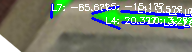
#> input picture raised panel door OS/Process Incoming Door Orders/Inhouse Door Order/test_m11_arrow_debug.png, 192 x 52 px
$ python detect_holes_only.py test_m11_arrow_debug.png out.png
#> lines starting #> are read from the running program, lines starting #| are printed output that depends on the picture; after the words box and inside, x2 and y2 are one past the last pixel; in counts of white or black regions, pixels touching at a corner belong together
#!/usr/bin/env python3
"""
Simplified detector: Only detect contours with holes (inner contours).
"""

import cv2
import numpy as np
from pathlib import Path
import sys

def detect_holes(image_path, output_path=None):
    """
    Detect all contours that have holes inside them.
    """
#> called with image_path = 'test_m11_arrow_debug.png', output_path = 'out.png'
    print(f"Loading image: {image_path}")
    image = cv2.imread(str(image_path))
#> image is the input picture: shape (52, 192, 3); mean B, G, R 111.9, 127.7, 116.7
    if image is None:
        print(f"ERROR: Could not load image")
        return []

    print(f"Image size: {image.shape[1]}x{image.shape[0]}")
#| Image size: 192x52

    # Convert to grayscale
    gray = cv2.cvtColor(image, cv2.COLOR_BGR2GRAY)
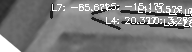
#> gray: shape (52, 192); min 29, max 255, mean 122.6

    # Threshold
    _, binary = cv2.threshold(gray, 0, 255, cv2.THRESH_BINARY + cv2.THRESH_OTSU)
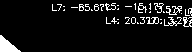
#> binary: shape (52, 192); 7.8% white; 39 white regions (30 under 20 px)

    # Invert if needed
    if np.mean(binary) > 127:
        binary = cv2.bitwise_not(binary)

    # Find contours with hierarchy
    contours, hierarchy = cv2.findContours(binary, cv2.RETR_TREE, cv2.CHAIN_APPROX_SIMPLE)
#> contours = 53 contours, 43 with area under 20; largest, box (x1, y1, x2, y2) and area: (0, 35, 21, 52) 162, (166, 6, 182, 15) 36, (146, 17, 159, 24) 32, (183, 17, 192, 27) 24, (138, 3, 147, 13) 24
    print(f"Found {len(contours)} total contours")
#| Found 53 total contours

    detections = []

    # Check each contour for holes
    for idx, contour in enumerate(contours):
        area = cv2.contourArea(contour)

        # Filter by area - only small to medium shapes (individual digits)
        if area < 100 or area > 2000:
            continue

        x, y, w, h = cv2.boundingRect(contour)

        # Filter by dimensions - only digit-sized shapes
        if w < 10 or h < 15 or w > 80 or h > 100:
            continue

        # Check for holes (child contours)
        has_hole = False
        hole_count = 0

        if hierarchy is not None:
            child_idx = hierarchy[0][idx][2]  # First child
            while child_idx != -1:
                hole_count += 1
                child_idx = hierarchy[0][child_idx][0]  # Next sibling

            if hole_count > 0:
                has_hole = True

        # Check if shape looks like a 9
        # 9 characteristics: taller than wide, has 1 hole, rounded top
        aspect_ratio = w / h if h > 0 else 0
        is_tall = 0.4 < aspect_ratio < 0.9
        has_one_hole = hole_count == 1

        # Check if top is rounded (not straight like "1")
        # Extract top third of the contour
        roi = binary[y:y+h, x:x+w]
        top_third_height = h // 3
        top_roi = roi[:top_third_height, :]

        # Count white pixels in top third rows
        top_widths = []
        for row in top_roi:
            white_pixels = np.sum(row > 0)
            top_widths.append(white_pixels)

        # Rounded top has varying width (curves in/out)
        # Straight top (like "1") has consistent width
        has_rounded_top = False
        if len(top_widths) > 5:
            width_variance = np.std(top_widths)
            width_mean = np.mean(top_widths)
            coefficient_of_variation = width_variance / width_mean if width_mean > 0 else 0
            # Rounded shape has higher variation in width
            has_rounded_top = coefficient_of_variation > 0.15

        # Accept if: has hole AND tall aspect ratio AND rounded top
        if has_hole and is_tall and has_rounded_top:
            detections.append({
                'bbox': (x, y, w, h),
                'hole_count': hole_count,
                'area': area,
                'aspect': aspect_ratio,
                'roundness': coefficient_of_variation,
                'match_type': '9-like (rounded)' if has_one_hole else 'digit (rounded)'
            })
        elif has_hole and is_tall:
            # Keep straight tops for comparison
            detections.append({
                'bbox': (x, y, w, h),
                'hole_count': hole_count,
                'area': area,
                'aspect': aspect_ratio,
                'roundness': coefficient_of_variation if 'coefficient_of_variation' in locals() else 0,
                'match_type': 'straight top'
            })
#> this loop made 53 passes
#> (area, x, y, w, h, has_hole) on pass 1: (162, 0, 35, 21, 17, False)
#> area on passes 8, 11, 13, 16, 17, 31: 23.5, 20, 32, 22, 22, 36
#> after the loop, detections = []

    print(f"\nDetected {len(detections)} regions with holes")
#| Detected 0 regions with holes

    # Visualize
    if len(detections) > 0:
        vis_image = image.copy()

        for i, det in enumerate(detections):
            x, y, w, h = det['bbox']

            # Calculate center and radius
            center_x = x + w // 2
            center_y = y + h // 2
            radius = int(np.sqrt(w**2 + h**2) / 2) + 5

            # Draw circle
            cv2.circle(vis_image, (center_x, center_y), radius, (0, 255, 0), 2)

            print(f"  #{i+1}: bbox=({x},{y},{w},{h}), holes={det['hole_count']}, aspect={det['aspect']:.2f}, round={det['roundness']:.2f}, type={det['match_type']}")

        # Save
        if output_path:
            cv2.imwrite(str(output_path), vis_image)
            print(f"\nSaved result: {output_path}")
        else:
            input_path = Path(image_path)
            auto_output = input_path.parent / f"{input_path.stem}_holes_detected.png"
            cv2.imwrite(str(auto_output), vis_image)
            print(f"\nSaved result: {auto_output}")

    return detections


def main():
    if len(sys.argv) < 2:
        print("Usage: python3 detect_holes_only.py <image_path> [output_path]")
        sys.exit(1)

    image_path = sys.argv[1]
    output_path = sys.argv[2] if len(sys.argv) > 2 else None

    if not Path(image_path).exists():
        print(f"ERROR: Image not found: {image_path}")
        sys.exit(1)

    detections = detect_holes(image_path, output_path)
#> detections = []

    if len(detections) == 0:
        print("\nNo holes detected.")


if __name__ == "__main__":
    main()

$ run again, on raised panel door OS/Process Incoming Door Orders/Inhouse Door Order/left_arrow_template.png
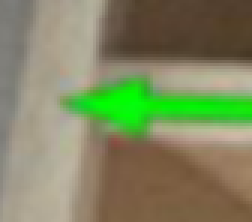
#> input picture raised panel door OS/Process Incoming Door Orders/Inhouse Door Order/left_arrow_template.png, 84 x 74 px (shown 3 times larger)
#> in detect_holes, image is the input picture: shape (74, 84, 3); mean B, G, R 96.7, 135, 128.6
#| Image size: 84x74
#> in detect_holes, `_, binary = cv2.threshold(gray, 0, 255, cv2.THRESH_BINARY + cv2.THRESH..`:
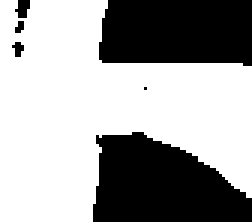
#> binary: shape (74, 84) (shown 3 times larger); 63.5% white; 6 black regions (3 under 20 px), largest, box (x1, y1, x2, y2) and area: (31, 44, 84, 74) 1173, (33, 0, 84, 22) 1050, (5, 0, 10, 6) 22
#> contours = 6 contours, 4 with area under 20; largest, box (x1, y1, x2, y2) and area: (31, 44, 84, 74) 1102, (33, 0, 84, 22) 980
#| Found 6 total contours
#> the loop in detect_holes, `for idx, contour in enumerate(contours):` made 6 passes
#> (area, x, y, w, h, has_hole) on passes 1, 5: (1102, 31, 44, 53, 30, False), (980.5, 33, 0, 51, 22, False)
#> pass 1, in detect_holes, `roi = binary[y:y+h, x:x+w]`:
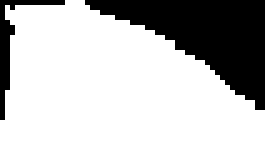
#> roi: shape (30, 53) (shown 5 times larger); 73.8% white; 2 black regions, box (x1, y1, x2, y2) and area: (17, 0, 53, 22) 364, (0, 0, 13, 24) 53
#> after the loop in detect_holes, `for idx, contour in enumerate(contours):`: detections = []
#| Detected 0 regions with holes
